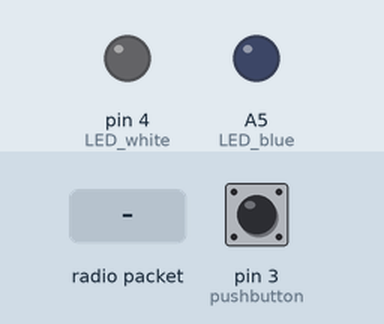
Recording of a sketch running on a simulated Arduino Uno, built with avr-gcc and run on an emulated ATmega328P. Shown: output pins drawn as LEDs (lit = HIGH). Inputs (shaded band) come from the test bench; at power-on: pin 3 (pushbutton) HIGH. No radio packets arrive unless stated; what the sketch prints to the serial monitor is not drawn.

Above: at 1.2 s.
1.3 s: radio packet "5" arrives
2.8 s: pin 3 (pushbutton) pulled LOW for 0.15 s
At 3.8 s:
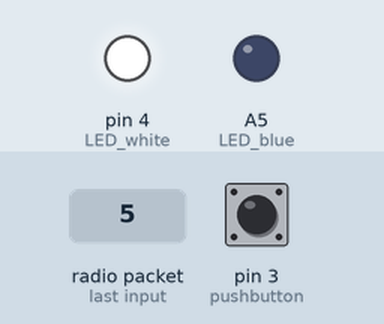
5.9 s: pin 3 (pushbutton) pulled LOW for 1 s
At 7.4 s:
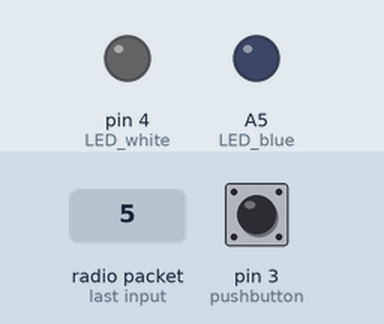
9.9 s: radio packet "90" arrives
12.9 s: radio packet "200" arrives
Timing chart, 0 to 15.9 s (numbered marks = the images above; inputs shaded):
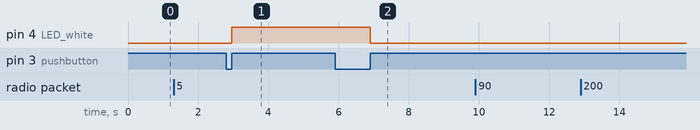

The sketch:

Node24_v7.ino
```cpp
#include <avr/interrupt.h>
#include "Timer.h"
#include <SPI.h>
#include <nRF24L01.h>
#include <RF24.h>

RF24 radio(7, 8); // CE, CSN

const byte addresses[][6] = {"1Node","2Node"};

const int LED_white = 4;
const int LED_blue = A5;
const int pushbutton = 3;
unsigned int variable;

const long AlarmOnTime = 5000;
volatile bool AuthState = 0;
bool PIRState;
Timer t;

void setup()
{
  Serial.begin(57600);

  pinMode(LED_white, OUTPUT);
  pinMode(LED_blue, OUTPUT);
  pinMode(pushbutton, INPUT_PULLUP);

  attachInterrupt(digitalPinToInterrupt(pushbutton), Auth, RISING);

  radio.begin();
  radio.openWritingPipe(addresses[0]);
  radio.openReadingPipe(1,addresses[1]);
  radio.setPALevel(RF24_PA_MAX);
  radio.setRetries(10,15);
}

void Auth() {
  AuthState = !AuthState;
}


void loop() {
  t.update();
  Serial.print("AuthState is");
  Serial.println(AuthState);
  Serial.println("");
  digitalWrite(LED_white, AuthState);

    if (!AuthState) {
      radio.startListening();
      if(radio.available()) {
        char text[32] = "";
        radio.read(&text, sizeof(text));
        variable =atoi(text);
        Serial.print("variable received: ");
        Serial.println(variable);
        radio.read(&PIRState, sizeof(PIRState));
        Serial.print("PIRstate received: ");
        Serial.println(PIRState);
        if(PIRState>0)
        {
          Serial.print(variable);

          radio.stopListening();
          radio.write(&AuthState, sizeof(AuthState));
          Serial.println("****************Motion Detected!");
          t.pulse(LED_white, AlarmOnTime, HIGH);

          t.after(AlarmOnTime, ledOff);
          radio.stopListening();

        }
      }
    } else
    {
      radio.startListening();
    }
}


void ledOff()
{
  digitalWrite(LED_white, LOW);
  //PIRState=LOW;
}
```

Measured:
- after the input at 2.8 s, pin 4 (LED_white): LOW → HIGH after 0.15 s
- after the input at 5.9 s, pin 4 (LED_white): HIGH → LOW after 1.0 s
